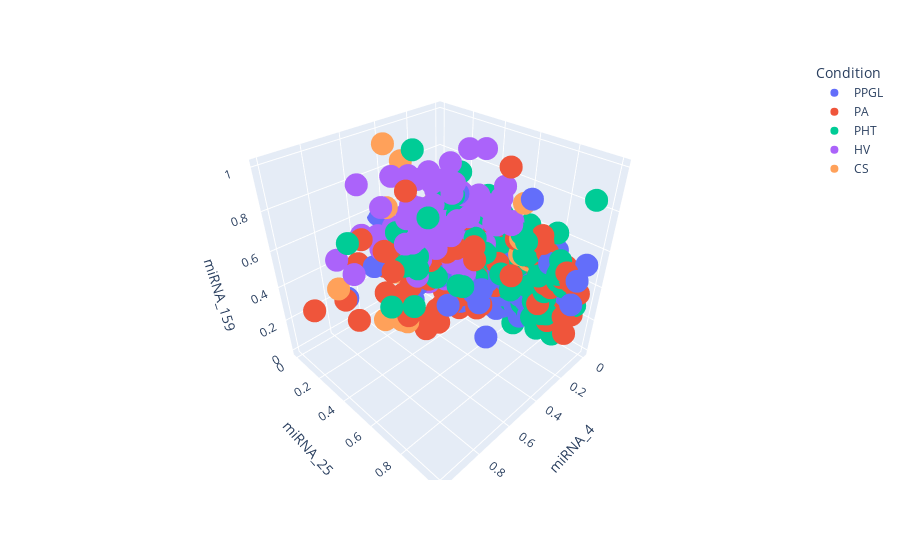

Notebook cell for this chart:
### Code cell
import plotly.express as px

fig = px.scatter_3d(x, x="miRNA_4", y="miRNA_25", z="miRNA_159", color='Condition')
fig.show()
